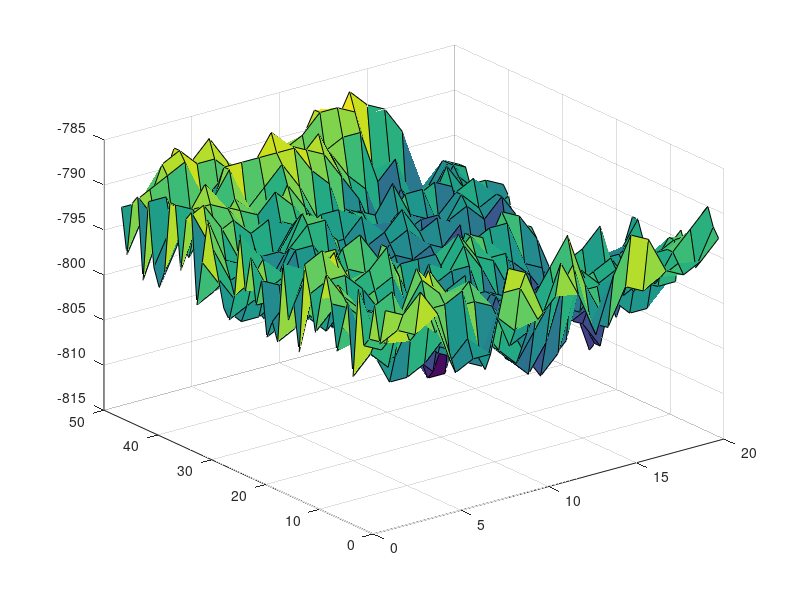
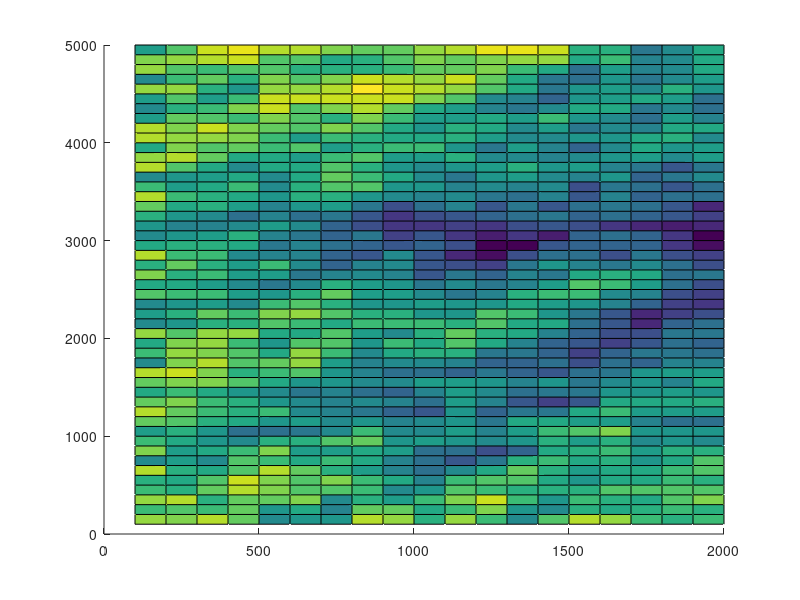

Recreate these plots in MATLAB, in order. (Note: this script raises an error after producing the figures.)
close all;
clear all;

visualisation = 1;

ilosc_x = 20
ilosc_y = 50

imax = -790
imin = -800
variation = 3

sta1 = [100 100 -500]
sta2 = [(ilosc_x)*100 (ilosc_y)*100 -200]

disp("preparing bottom...")
bottom = zeros(ilosc_x, ilosc_y);

bottom(:,1) = randi([imin imax], ilosc_x, 1);
bottom(1,2:end) = randi([imin imax], 1, ilosc_y-1);
variation_matrix = randi([-variation variation], ilosc_x-1, ilosc_y-1);

for iter = 2:ilosc_x
  for jter = 2:ilosc_y
    bottom(iter, jter) = round(mean([bottom(iter-1, jter), bottom(iter, jter-1)]) + variation_matrix(iter-1, jter-1));
  end
end

if(visualisation == 1)
  [bottom_x, bottom_y] = meshgrid( [1:ilosc_x]*100, [1:ilosc_y]*100 );
  figure
  surf(bottom')
  
  figure
  hold on
  surf(bottom_x, bottom_y, bottom')
end

disp("calculating water reflection...")
rectangle = [0 0 0; ilosc_x*100 0 0; 0 ilosc_y*100 0; ilosc_x*100 ilosc_y*100 0];
N = cross(rectangle(1,:) - rectangle(3,:),rectangle(2,:) - rectangle(3,:));
N = N/norm(N);
%calculate sta2 mirrored parameters
sta1mirror = sta1 + 2*dot(rectangle(1,:) - sta1, N)*N;
sta2mirror = sta2 + 2*dot(rectangle(1,:) - sta2, N)*N;
%calculate point of intersection
inter_point = sta1+(dot((sta1-rectangle(1,:)),N)/dot(sta1-sta2mirror,N))*(sta2mirror-sta1);
line_vector = sta1-inter_point;
line_vector = line_vector/norm(line_vector);
angle = asin( abs(line_vector(1)*N(1)+line_vector(2)*N(2)+line_vector(3)*N(3)) / ( sqrt(line_vector(1)^2 + line_vector(2)^2 + line_vector(3)^2) * sqrt(N(1)^2 + N(2)^2 + N(3)^2) ));
%todo" pretty sure there (and in other lines with angles) there should be:
%angle = angle * 180 / pi;
angle = angle * 180;

%preparing structures
inter_point = [inter_point; [0 0 0]];
angle = [angle; [0]];

disp("calculating intersection points for 1 reflection...")
for iter=1:ilosc_x-1
  for jter=1:ilosc_y-1
    triangle=[iter jter bottom(iter,jter); iter+1 jter bottom(iter+1,jter); iter jter+1 bottom(iter,jter+1)];
    triangle(:,1:2) = triangle(:,1:2)*100;
    [intersection angle_temp] = calcTriangle(triangle, sta1, sta2);
    if(intersection == [-1, -1, -1])
    else
      inter_point = [inter_point; intersection; [0 0 0]];
      angle = [angle; angle_temp; [0]];
    end
    
    triangle=[iter+1 jter+1 bottom(iter+1,jter+1); iter+1 jter bottom(iter+1,jter); iter jter+1 bottom(iter,jter+1)];
    triangle(:,1:2) = triangle(:,1:2)*100;
    [intersection angle_temp] = calcTriangle(triangle, sta1, sta2);
    if(intersection == [-1, -1, -1])
    else
      inter_point = [inter_point; intersection; [0 0 0]];
      angle = [angle; angle_temp; [0]];
    end
  end
end

disp("calculating intersection points for 2 reflections...")
for iter = 1:ilosc_x-1
  for jter = 1:ilosc_y-1
    
    triangle = [iter jter bottom(iter,jter); iter+1 jter bottom(iter+1,jter); iter jter+1 bottom(iter,jter+1)];
    triangle(:,1:2) = triangle(:,1:2)*100;
    [intersection angle_temp] = calcTriangle(triangle, sta1, sta2mirror);
    if(intersection == [-1, -1, -1])
    else
      inter_point = [inter_point; intersection];
      angle = [angle; angle_temp];
        inter_point_temp = intersection+(dot((intersection-rectangle(1,:)),N)/dot(intersection-sta2mirror,N))*(sta2mirror-intersection);
        line_vector = intersection-inter_point_temp;
        line_vector = line_vector/norm(line_vector);
        angle_temp = asin( abs(line_vector(1)*N(1)+line_vector(2)*N(2)+line_vector(3)*N(3)) / ( sqrt(line_vector(1)^2 + line_vector(2)^2 + line_vector(3)^2) * sqrt(N(1)^2 + N(2)^2 + N(3)^2) ));
        angle_temp = angle_temp * 180;
      inter_point = [inter_point; inter_point_temp; [0 0 0]];
      angle = [angle; angle_temp; [0]];
    end
    [intersection angle_temp] = calcTriangle(triangle, sta1mirror, sta2);
    if(intersection == [-1, -1, -1])
    else
      inter_point = [inter_point; [0 0 0]; intersection];
      angle = [angle; [0]; angle_temp];
        inter_point_temp = intersection+(dot((intersection-rectangle(1,:)),N)/dot(intersection-sta1mirror,N))*(sta1mirror-intersection);
        line_vector = intersection-inter_point_temp;
        line_vector = line_vector/norm(line_vector);
        angle_temp = asin( abs(line_vector(1)*N(1)+line_vector(2)*N(2)+line_vector(3)*N(3)) / ( sqrt(line_vector(1)^2 + line_vector(2)^2 + line_vector(3)^2) * sqrt(N(1)^2 + N(2)^2 + N(3)^2) ));
        angle_temp = angle_temp * 180;
      inter_point(end-1, :) = inter_point_temp;
      inter_point = [inter_point; [0 0 0]];
      angle(end-1, :) = angle_temp;
      angle = [angle; [0]];
    end
    
    triangle=[iter+1 jter+1 bottom(iter+1,jter+1); iter+1 jter bottom(iter+1,jter); iter jter+1 bottom(iter,jter+1)];
    triangle(:,1:2) = triangle(:,1:2)*100;
    [intersection angle_temp] = calcTriangle(triangle, sta1, sta2mirror);
    if(intersection == [-1, -1, -1])
    else
      inter_point = [inter_point; intersection];
      angle = [angle; angle_temp];
        inter_point_temp = intersection+(dot((intersection-rectangle(1,:)),N)/dot(intersection-sta2mirror,N))*(sta2mirror-intersection);
        line_vector = intersection-inter_point_temp;
        line_vector = line_vector/norm(line_vector);
        angle_temp = asin( abs(line_vector(1)*N(1)+line_vector(2)*N(2)+line_vector(3)*N(3)) / ( sqrt(line_vector(1)^2 + line_vector(2)^2 + line_vector(3)^2) * sqrt(N(1)^2 + N(2)^2 + N(3)^2) ));
        angle_temp = angle_temp * 180;
      inter_point = [inter_point; inter_point_temp; [0 0 0]];
      angle = [angle; angle_temp; [0]];
    end
    [intersection angle_temp] = calcTriangle(triangle, sta1mirror, sta2);
    if(intersection == [-1, -1, -1])
    else
      inter_point = [inter_point; [0 0 0]; intersection];
      angle = [angle; [0]; angle_temp];
        inter_point_temp = intersection+(dot((intersection-rectangle(1,:)),N)/dot(intersection-sta1mirror,N))*(sta1mirror-intersection);
        line_vector = intersection-inter_point_temp;
        line_vector = line_vector/norm(line_vector);
        angle_temp = asin( abs(line_vector(1)*N(1)+line_vector(2)*N(2)+line_vector(3)*N(3)) / ( sqrt(line_vector(1)^2 + line_vector(2)^2 + line_vector(3)^2) * sqrt(N(1)^2 + N(2)^2 + N(3)^2) ));
        angle_temp = angle_temp * 180;
      inter_point(end-1, :) = inter_point_temp;
      inter_point = [inter_point; [0 0 0]];
      angle(end-1, :) = angle_temp;
      angle = [angle; [0]];
    end
    
  end
end

output_matrix = [];
 
if (visualisation == 1)
  disp("visualisation...")
  cntr = 0;
  %plotting stations
  plot3(sta1(1),sta1(2),sta1(3), "r*", sta2(1), sta2(2), sta2(3), "r*")
  for iter=1:size(inter_point, 1)
    if (inter_point(iter, :) == [0 0 0])
      cntr=0;
      line([sta2(1) inter_point(iter-1,1)], [sta2(2) inter_point(iter-1,2)], [sta2(3) inter_point(iter-1,3)]);
    else
      %plotting intersection point
      plot3(inter_point(iter,1), inter_point(iter,2), inter_point(iter,3),"b+");
      if (cntr == 0)
        line([sta1(1) inter_point(iter,1)], [sta1(2) inter_point(iter,2)], [sta1(3) inter_point(iter,3)]);
        output_matrix = cat(3, output_matrix, [inter_point(iter, :) angle(iter); NaN NaN NaN NaN]);
      else
        line([inter_point(iter,1) inter_point(iter-1,1)], [inter_point(iter,2) inter_point(iter-1,2)], [inter_point(iter,3) inter_point(iter-1,3)]);
        output_matrix(2, :, end) = [inter_point(iter, :) angle(iter)];
      end
    cntr = cntr+1;
    end
  end
  line([sta2(1) sta1(1)], [sta2(2) sta1(2)], [sta2(3) sta1(3)]);
  hold off;
else
  disp("no visualisation...")
  cntr = 0;
  for iter=1:size(inter_point, 1)
    if (inter_point(iter, :) == [0 0 0])
      cntr=0;
    else
      if (cntr == 0)
        output_matrix = cat(3, output_matrix, [inter_point(iter, :) angle(iter); NaN NaN NaN NaN]);
      else
        output_matrix(2, :, end) = [inter_point(iter, :) angle(iter)];
      end
    cntr = cntr+1;
    end
  end
end

size(output_matrix, 3)
output_matrix